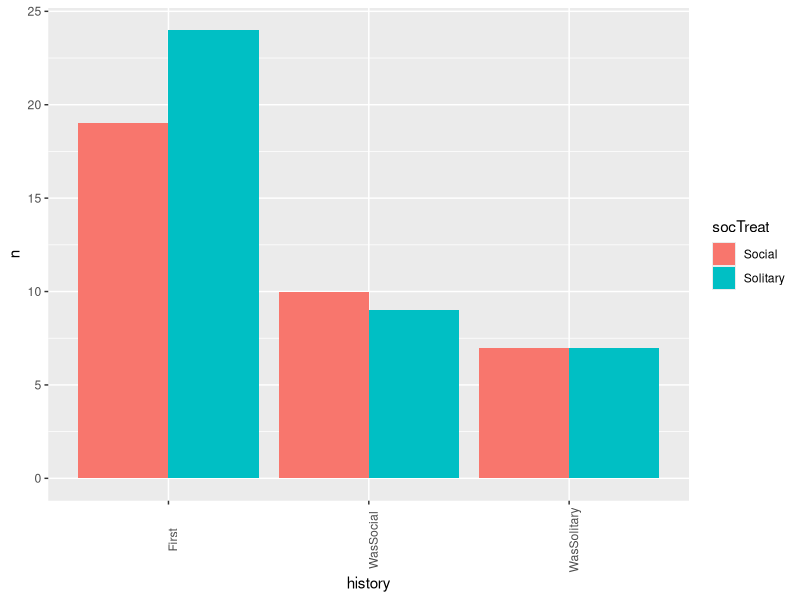

Write R code to recreate this figure.
## ---- chunk 1
knitr::opts_chunk$set(echo = TRUE)
## ---- chunk 2
library(tidyverse)
library(dplyr)
library(ggplot2)
## ---- chunk 3
# assumes working directory is where the original datasheet lives
getwd()
nestData <- read.csv("../data/experiment2data.csv", 
                    header = TRUE,
                    na.strings = c("", " ", "na", "NA"))
nestData

# queenData <- read.csv("./experiment2queens.csv", 
#                     header = TRUE,
#                     na.strings = c("", " ", "na", "NA"))
# queenData
## ---- chunk 4
# clean nestData
cleanNestData <- nestData[!is.na(nestData$socTreat),]       # na treatment
cleanNestData <- cleanNestData[!is.na(cleanNestData$start),]# na start date
cleanNestData

# count number of rows removed
nNests <- length(unique(nestData$nestID))
nCleanNests <- length(unique(cleanNestData$nestID))
print(paste("There have been", nNests - nCleanNests, "nests removed from the data.", sep = " "))
## ---- chunk 5
# count the number of samples in each treatment group
cleanSampleSizes <- cleanNestData %>% group_by(history, socTreat) %>% tally()
cleanSampleSizes

# plot the number of samples in each treatment group
ggplot(cleanSampleSizes, aes(x = history, y = n, fill = socTreat)) +
  geom_bar(stat = "identity", position = position_dodge()) + 
  theme(axis.text.x = element_text(angle = 90))
## ---- chunk 6
# export
write.csv(cleanNestData, file = "./clean2.csv")
cleanNestData
## ---- chunk 7
# age at end of each nest
ageData <- cleanNestData

# make date variables dates
ageData$collDate <- as.character(ageData$collDate)
ageData$collDate <- as.Date(ageData$collDate, "%m/%d/%Y")
ageData$start <- as.character(ageData$start)
ageData$start <- as.Date(ageData$start, "%m/%d/%Y")
ageData$pullDay <- as.character(ageData$pullDay)
ageData$pullDay <- as.Date(ageData$pullDay, "%m/%d/%Y")
ageData

# days start to finish in the nest
ageData$nestLength <- ageData$collDate - ageData$start
ageData$nestLength <- as.numeric(ageData$nestLength)

# age of queen at end of each nest
ageData$queenAge <- ageData$collDate - ageData$pullDay

# first nest age
firstData <- ageData[ageData$nest == "First",]
firstData <- firstData[firstData$daysToDeath == 60,]
maxAge <- (max(firstData$queenAge, na.rm = TRUE))
print(paste("The oldest queen was", maxAge, "days old at the end of the first nest.", sep = " "))
minAge <- (min(firstData$queenAge, na.rm = TRUE))
print(paste("The yougest queen was", minAge, "days old at the end of the first nest.", sep = " "))

# second nest age
secondData <- ageData[ageData$nest == "Second",]
secondData <- secondData[secondData$daysToDeath == 60,]
maxAge <- (max(secondData$queenAge, na.rm = TRUE))
print(paste("The oldest queen was", maxAge, "days old at the end of the second nest.", sep = " "))
minAge <- (min(secondData$queenAge, na.rm = TRUE))
print(paste("The yougest queen was", minAge, "days old at the end of the second nest.", sep = " "))
